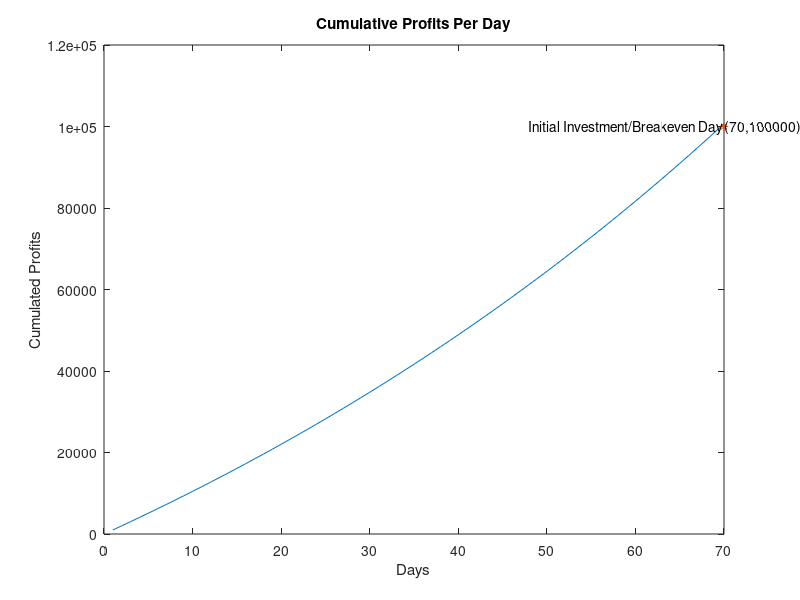

Here is the MATLAB script that generated this plot: (Note: this script raises an error after producing the figure.)
%%%%%%%%%%%%%%%%%%%%%%%%%%%%%%%%%%%%%%%%%%%%%%%%%%%%%%%%%
% Author: Ernest Kufuor Jr
% Course: Data Inference and Applied Machine Learning
%%%%%%%%%%%%%%%%%%%%%%%%%%%%%%%%%%%%%%%%%%%%%%%%%%%%%%%%%
%%
% Question 1
noOfFolds = round(log(8848000)/log(2));
noOfFolds = (noOfFolds + 1);
disp("Number of Folds");
disp(noOfFolds);
%%
%Question 2
% Formula v(t) = v(0)e^(-at) , where a = 0.1
v0 = 44;
v_half =22;
a =0.01;
t=1;
vt=43;
while (vt > v_half)
    vt = v0*exp(-0.1*t);
    t = t + 0.01;
end

disp("Time take to reach v(0)/2");
disp(round(t));

%%
%Question 3
%Compound Interest
principal = 100;
rate = 0.05;
pow=1;
while (pow <= 5)
   investment = round(principal*(1+0.05)^pow);
   disp(investment);
   pow = pow+1;
end  
%%
%Question 4
%Loan 
principal =20000;
rate =0.01;
months= 12;
year = 1 ;

while (year <= 3)
    c = (1+rate)^(months*year);
    a = rate* c;
    b = c-1;
    debt_per_month = round(principal * (a/b));
    disp(debt_per_month);
    year = year +1;
end
%%
%Question 5
investment = 100000;
customers =100;
rate =1.01;
each_profits=10;
day =1;
profit = 0;
days = [];
profits=[];
while (profit < investment)
    days(end+1)=day;
    profit = profit + (customers *10);
    profits(end+1)=profit;
    customers = customers*rate;
    day= day +1;
end
plot(days,profits);
hold on;
label = {'Initial Investment/Breakeven Day'};
x=70;
y=100000;
plot(x,y,'*');
text(x,y,['(' num2str(x) ',' num2str(y) ')'],'HorizontalAlignment','left');
text(x,y,label,'HorizontalAlignment','right');
title('Cumulative Profits Per Day');
xlabel('Days');
ylabel('Cumulated Profits');

%%
%Question 6
ebola = readtable('ebola_download.xls');
dates= ebola.Date;
cases=ebola.Cases;
deaths=ebola.Death;
start_date = dates(1);
end_date= dates(end);
dates_array = start_date:end_date;
new_cases = interp1(dates,cases,dates_array);
new_deaths = interp1(dates,deaths,dates_array);
death_date_markers=dates_array(generate_indices(new_deaths));
case_date_markers=dates_array(generate_indices(new_cases));
death_markers=new_deaths(generate_indices(new_deaths));
case_markers=new_cases(generate_indices(new_cases));
plot(dates_array,new_deaths,dates_array,new_cases);
hold on;
plot(death_date_markers,death_markers,'bo');
plot(case_date_markers,case_markers,'ro');
legend('Deaths','Cases','First Instance Death Dates','First Instance Cases Dates','Location','northwest');
title('Ebola Cases and Deaths Against Date');
xlabel('Date');
ylabel('Deaths/Cases');

%%
%Question 7
[f,e]= size(new_deaths);
g_rates_deaths =[];
g_rates_cases =[];
deaths_sum =0 ;
cases_sum=0;
for n= f:(e-1)
    g_rates_deaths(end+1)= (new_deaths(n+1)-new_deaths(n))/new_deaths(n);
    g_rates_cases(end+1)= (new_cases(n+1)-new_cases(n))/new_cases(n);
end
mean_death_growth_rate= mean(g_rates_deaths)*100;
mean_case_growth_rate= mean(g_rates_cases)*100;

disp("Mean Growth Rate of Deaths");
disp(mean_death_growth_rate);

disp("Mean Growth Rate of Cases");
disp(mean_case_growth_rate);
%%
%Question 8
[f,l]= size(new_deaths);
ratio =0;
for j= f:l
    ratio = ratio + (new_cases(j)/new_deaths(j)); 
end
mean_ratio= ratio/l;
plot(dates_array,new_cases,dates_array,new_deaths);
txt = ['Average Ratio of Cases to Deaths: ' num2str(mean_ratio)];
legend('Deaths','Cases','Location','northwest');
text(0,12000,txt);
title('Ebola Deaths vs Cases');
xlabel('Dates');
ylabel('Cases/Deaths');

%%
%Question 9
TLT=readtable('TLT.csv');
SP500 =readtable('SPY.csv');
SP500_dates = datetime(SP500.Date);
TLT_closings = TLT.AdjClose;
SP500_closings = SP500.AdjClose;
TLT_dates = datetime(TLT.Date);
start_date = datetime(2014,01,01);
end_date = datetime(2015,08,31);
date_array = start_date:end_date;
SP500_final=find(SP500_dates > start_date & SP500_dates < end_date);
TLT_final=find(TLT_dates > start_date & TLT_dates < end_date);
closing_TLT = TLT_closings(TLT_final);
closing_SP500 = SP500_closings(SP500_final);
y1 = closing_SP500(1);
y2 = closing_TLT(1);
cSP500= (closing_SP500/y1)*100;
cTLT= (closing_TLT/y2)*100;
plot(SP500_dates(SP500_final),cSP500,TLT_dates(TLT_final),cTLT);
title('Time Series of TLT and SPY Stocks');
xlabel('Date');
ylabel('Stocks');
text(0,200,'TLT');
legend('SPY','TLT');
%%
%Question 10
%Daily Return
[f,l] = size(closing_SP500);
SPY_returns=[];
TLT_returns=[];
for n = (l+1):f
    ps = closing_SP500(n);
    ps1 = closing_SP500(n-1);
    pt = closing_TLT(n);
    pt1 = closing_TLT(n-1);
    SPY_returns(end+1) = (ps/(ps1-1));
    TLT_returns(end+1) = (pt/(pt1-1));
end

SPYmean = mean(SPY_returns);
disp("SPY Average Daily Returns");
disp(SPYmean);
TLTmean = mean(TLT_returns);
disp("TLT Average Daily Returns");
disp(TLTmean);
SPYmin = min(SPY_returns);
disp("SPY Min Daily Returns");
disp(SPYmin);
TLTmin = min(TLT_returns);
disp("TLT Min Daily Returns");
disp(TLTmin);
SPYmax = max(SPY_returns);
disp("SPY Max Daily Returns");
disp(SPYmax);
TLTmax = max(TLT_returns);
disp("TLT Min Daily Returns");
disp(TLTmax);


%%
function f = generate_indices(x)
value = min(x(find( x > 100)));
indices100 = find(x==value);
value = min(x(find( x > 500)));
indices500 = find(x==value);
value = min(x(find( x > 1000)));
indices1000 = find(x==value);
value = min(x(find( x > 2000)));
indices2000 =find(x==value);
value = min(x(find( x > 5000)));
indices5000 = find(x==value);

f =[indices100,indices500,indices1000,indices2000,indices5000];
end